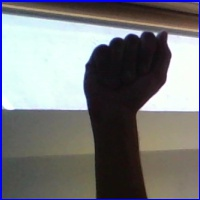
#> input picture asl_alphabet_test/A_test.jpg, 200 x 200 px, found by its file name; its folder holds 4 pictures in this run
$ python learn_asl.py
#> lines starting #> are read from the running program, lines starting #| are printed output that depends on the picture; pictures that were not available may be replaced by others from this repository, and a replacement may not be noted
# imports for image contour detection
import cv2

# imports for sci-kit learn
from sklearn.linear_model import HuberRegressor, LogisticRegression
from sklearn.datasets import load_digits
from sklearn.model_selection import train_test_split
from sklearn.metrics import plot_confusion_matrix
from sklearn.preprocessing import StandardScaler # scalar normalization

# imports for reading data and graphing
from matplotlib import pyplot
import os, os.path
import pandas as pd
import numpy as np

def load_test_data(path):
    '''
    param: path to asl alphabet test folder
    return: list of files in the folder
    '''
    img_list = []
    for file in os.listdir(path):
        if file.endswith(".jpg"):
            img_list.append(file)

    img_list = sorted(img_list)
    return img_list


def load_train_data(path):
    '''
    param: path to asl alphabet test folder
    return: list of files in the folder
    '''
    img_list = []
    folder_list = sorted(os.listdir(path))
    for item in folder_list:
        print("item:", item)
        item_list = []

        if item != '.DS_Store' and item != 'modify_filename.py':
            for file in os.listdir(path + item):
                if file.endswith(".jpg"):
                    item_list.append(file)

        img_list.append(sorted(item_list))

    return img_list

def get_contours(path):
    '''
    param: path for image
    return: canny image of the image
    '''
    # print(path)
    image = cv2.imread(path)
#> image is the input picture: shape (200, 200, 3); mean B, G, R 123.9, 121.8, 120.8
    #cv2.imshow("path:" + path, image)

    gray = cv2.cvtColor(image, cv2.COLOR_BGR2GRAY)
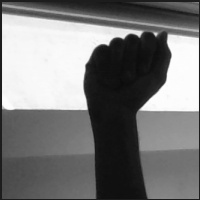
#> gray: shape (200, 200); min 11, max 254, mean 121.8
    blurred = cv2.GaussianBlur(gray, (5, 5), 0)
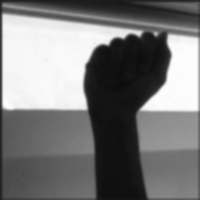
#> blurred: shape (200, 200); min 12, max 253, mean 122.1

    canny = cv2.Canny(blurred, 30, 150)
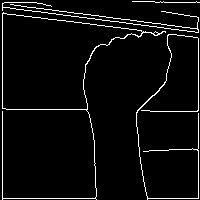
#> canny: shape (200, 200); 4.7% white in thin lines or dots
    cv2.imshow("Canny Edge Detection", canny)

#> (the run stopped early here; a loop or call above may not have finished)
